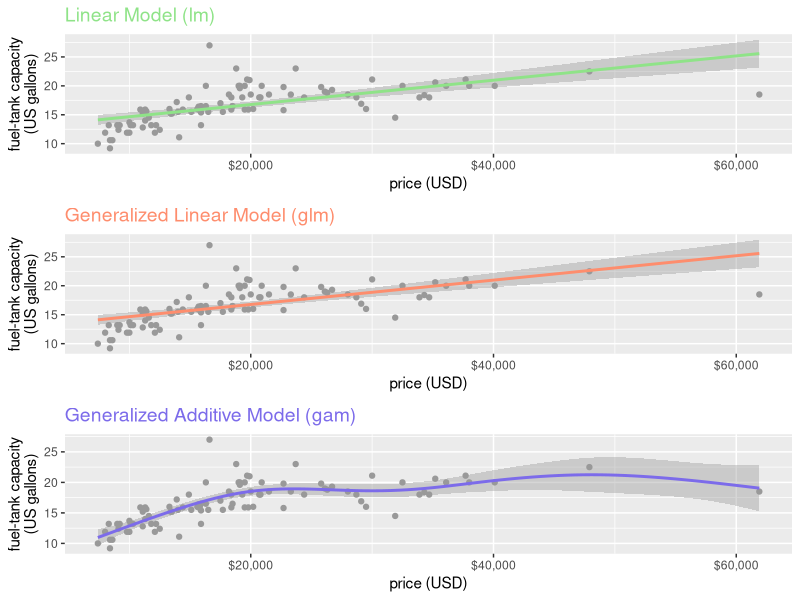

The R source for this figure:
# Load necessary libraries
library(MASS)
library(ggplot2)
library(gridExtra)

# Get the Cars93 dataset
cars93 <- MASS::Cars93

# Create the plot with linear model
p_lm <- ggplot(cars93, aes(x = Price, y = Fuel.tank.capacity)) +
  geom_point(color = "grey60") +
  geom_smooth(se = TRUE, method = "lm", color = "#8fe388") +
  scale_x_continuous(
    name = "price (USD)",
    breaks = c(20, 40, 60),
    labels = c("$20,000", "$40,000", "$60,000")
  ) +
  scale_y_continuous(name = "fuel-tank capacity\n(US gallons)") +
  ggtitle("Linear Model (lm)") +
  theme(plot.title = element_text(size = 14, color = "#8fe388"))

# Create the plot with generalized linear model
p_glm <- ggplot(cars93, aes(x = Price, y = Fuel.tank.capacity)) +
  geom_point(color = "grey60") +
  geom_smooth(se = TRUE, method = "glm", color = "#fe8d6d") +
  scale_x_continuous(
    name = "price (USD)",
    breaks = c(20, 40, 60),
    labels = c("$20,000", "$40,000", "$60,000")
  ) +
  scale_y_continuous(name = "fuel-tank capacity\n(US gallons)") +
  ggtitle("Generalized Linear Model (glm)") +
  theme(plot.title = element_text(size = 14, color = "#fe8d6d"))

# Create the plot with generalized additive model
p_gam <- ggplot(cars93, aes(x = Price, y = Fuel.tank.capacity)) +
  geom_point(color = "grey60") +
  geom_smooth(se = TRUE, method = "gam", formula = y ~ s(x), color = "#7c6bea") +
  scale_x_continuous(
    name = "price (USD)",
    breaks = c(20, 40, 60),
    labels = c("$20,000", "$40,000", "$60,000")
  ) +
  scale_y_continuous(name = "fuel-tank capacity\n(US gallons)") +
  ggtitle("Generalized Additive Model (gam)") +
  theme(plot.title = element_text(size = 14, color = "#7c6bea"))

# Arrange the plots in a grid
grid.arrange(p_lm, p_glm, p_gam, ncol = 1)

